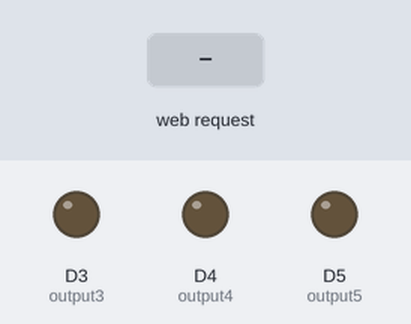
Recording of a sketch running on a simulated ESP8266 (NodeMCU). Parts: output pins drawn as LEDs (lit = HIGH). The test bench sets the inputs (shaded band). WiFi joins after 1.5 s; servers stay silent unless stated; what the sketch prints to the serial monitor is not drawn.

Above: at 2.7 s.
2.8 s: HTTP request GET /3/on/4/on/5/on received
At 3.6 s:
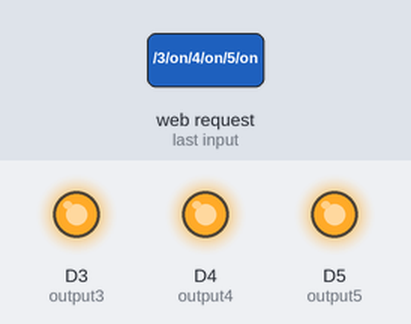
4.3 s: HTTP request GET /3/off/4/on/5/on received
At 4.7 s:
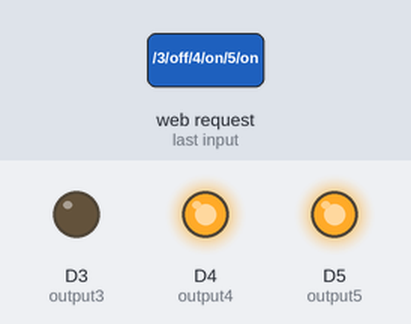
5.8 s: HTTP request GET /3/on/4/off/5/on received
At 7.0 s:
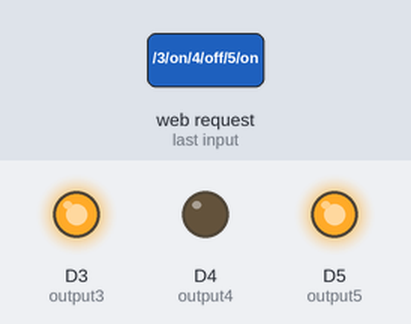
7.3 s: HTTP request GET /3/on/4/on/5/off received
At 8.2 s:
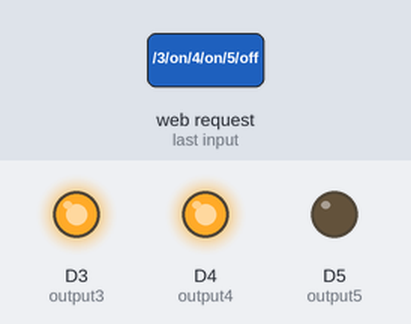
8.8 s: HTTP request GET /3/off/4/off/5/on received
At 9.3 s:
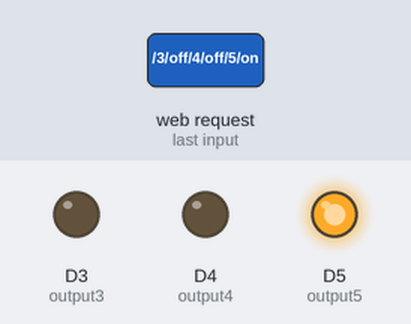
10.3 s: HTTP request GET /3/off/4/on/5/off received
At 11.7 s:
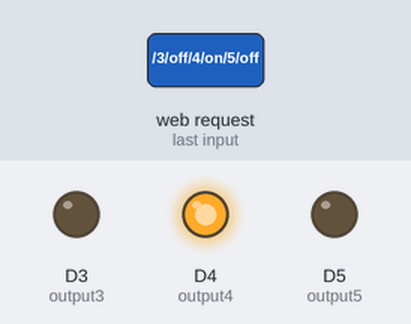
Timing chart, 0 to 12.8 s (numbered marks = the images above; inputs shaded):
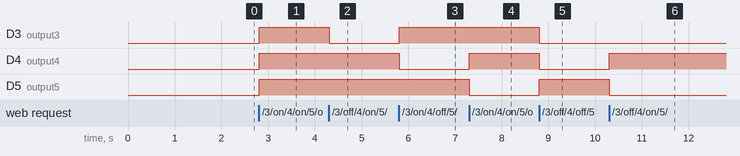

Measured:
- after the input at 2.8 s, D3 (output3), D4 (output4), D5 (output5): LOW → HIGH at once
- after the input at 4.3 s, D3 (output3): HIGH → LOW at once
- after the input at 5.8 s, D3 (output3): LOW → HIGH at once; D4 (output4): HIGH → LOW at once
- after the input at 7.3 s, D4 (output4): LOW → HIGH at once; D5 (output5): HIGH → LOW at once
- after the input at 8.8 s, D3 (output3), D4 (output4): HIGH → LOW at once; D5 (output5): LOW → HIGH at once
- after the input at 10.3 s, D4 (output4): LOW → HIGH at once; D5 (output5): HIGH → LOW at once

The sketch:

controller.ino
```cpp
#include <ESP8266WiFi.h>

// di bagian ini menconnectkan ke jaringan
const char* ssid     = "Students_2021";
const char* password = "mahasiswa";

// untuk port server dan kita menggunakan port server  80
WiFiServer server(80);

// unutk menyimpan permintaan server http
String header;

// variabel bantuan utk menyimpan status keluaran saat ini
String output3State = "off";
String output4State = "off";
String output5State = "off";

// untuk pin inputan
const int output3 = D3;
const int output4 = D4;
const int output5 = D5;

void setup() {
  Serial.begin(115200);
  // unutk keluaran
  pinMode(output3, OUTPUT);
  pinMode(output4, OUTPUT);
  pinMode(output5, OUTPUT);

  // membuat hasil output LOW
  digitalWrite(output3, LOW);
  digitalWrite(output4, LOW);
  digitalWrite(output5, LOW);


  // terhubung ke wifi dengan ssdi dan pass
  Serial.print("Connecting to ");
  Serial.println(ssid);
  WiFi.begin(ssid, password);
  while (WiFi.status() != WL_CONNECTED) {
    delay(500);
    Serial.print(".");
  }
  // membuat alamat local dan mulai web server
  Serial.println("");
  Serial.println("WiFi connected.");
  Serial.println("IP address: ");
  Serial.println(WiFi.localIP());
  server.begin();
}

void loop(){
  WiFiClient client = server.available();   // melihat client yg masuk

  if (client) {                             // jika client yg terhubung,
    Serial.println("New Client.");          // cetak pesan di port serial
    String currentLine = "";                // membuat String untuk menyimpan data yang masuk dari klien
    while (client.connected()) {            // loop sementara klien terhubung
      if (client.available()) {             // jika ada byte untuk dibaca dari klien,
        char c = client.read();             // baca byte, lalu
        Serial.write(c);                    // cetaklah monitor serialnya
        header += c;
        if (c == '\n') {                    // jika byte adalah karakter baris baru
           // jika baris saat ini kosong, Anda mendapat dua karakter baris baru berturut-turut.
           // itulah akhir dari permintaan HTTP klien, jadi kirim respons:
           if (currentLine.length () == 0) {
             // Header HTTP selalu dimulai dengan kode respons (mis. HTTP / 1.1 200 OK)
             // dan tipe konten agar klien tahu apa yang akan terjadi, kemudian baris kosong:
            client.println("HTTP/1.1 200 OK");
            client.println("Content-type:text/html");
            client.println("Connection: close");
            client.println();

            // menyalakan dan mematikan GPIO
            if (header.indexOf("GET /3/on/4/on/5/on") >= 0) { //1
//              Serial.println("GPIO 3 on");
              output3State = "on";
              output4State = "on";
              output5State = "on";

              digitalWrite(output3, HIGH);
              digitalWrite(output4, HIGH);
              digitalWrite(output5, HIGH);

            }
            else if (header.indexOf("GET /3/off/4/on/5/on") >= 0) { //2
              output3State = "off";
              output4State = "on";
              output5State = "off";
              digitalWrite(output3, LOW);
              digitalWrite(output4, HIGH);
              digitalWrite(output5, HIGH);
            Serial.println("MATIIIIIIIIII");
            } else if (header.indexOf("GET /3/on/4/off/5/on") >= 0) {//3
              output3State = "on";
              output4State = "off";
              output5State = "on";
              digitalWrite(output3, HIGH);
              digitalWrite(output4, LOW);
              digitalWrite(output5, HIGH);
            } else if (header.indexOf("GET /3/on/4/on/5/off") >= 0) { //4
              output3State = "on";
              output4State = "on";
              output5State = "off";
              digitalWrite(output3, HIGH);
              digitalWrite(output4, HIGH);
              digitalWrite(output5, LOW);
            } else if (header.indexOf("GET /3/off/4/off/5/off") >= 0) { //5
              output3State = "off";
              output4State = "off";
              output5State = "off";
              digitalWrite(output3, LOW);
              digitalWrite(output4, LOW);
              digitalWrite(output5, LOW);
            } else if (header.indexOf("GET /3/off/4/off/5/on") >= 0) { //6
              output3State = "off";
              output4State = "off";
              output5State = "on";
              digitalWrite(output3, LOW);
              digitalWrite(output4, LOW);
              digitalWrite(output5, HIGH);
            } else if (header.indexOf("GET /3/off/4/on/5/off") >= 0) {//7
              output3State = "off";
              output4State = "on";
              output5State = "off";
              digitalWrite(output3, LOW);
              digitalWrite(output4, HIGH);
              digitalWrite(output5, LOW);
            } else if (header.indexOf("GET /3/on/4/off/5/off") >= 0) {//8
              output3State = "on";
              output4State = "off";
              output5State = "off";
              digitalWrite(output3, HIGH);
              digitalWrite(output4, LOW);
              digitalWrite(output5, LOW);
            } else if (header.indexOf("GET /3/on/4/off") >= 0) {//8
              output3State = "on";
              output4State = "off";
//              output5State = "off";
              digitalWrite(output3, HIGH);
              digitalWrite(output4, LOW);
//              digitalWrite(output5, LOW);
            }else if (header.indexOf("GET /3/off/4/off") >= 0) {//8
              output3State = "off";
              output4State = "off";
//              output5State = "off";
              digitalWrite(output3, LOW);
              digitalWrite(output4, LOW);
//              digitalWrite(output5, LOW);
            }else if (header.indexOf("GET /3/on/4/on") >= 0) {//8
              output3State = "off";
              output4State = "off";
//              output5State = "off";
              digitalWrite(output3, HIGH);
              digitalWrite(output4, HIGH);
//              digitalWrite(output5, LOW);
            }else if (header.indexOf("GET /3/off/4/on") >= 0) {//8
              output3State = "off";
              output4State = "off";
//              output5State = "off";
              digitalWrite(output3, LOW);
              digitalWrite(output4, HIGH);
//              digitalWrite(output5, LOW);
            }

//            else if (header.indexOf("GET /5/on") >= 0) {
//              Serial.println("GPIO 5 on");
//              output5State = "on";
//              digitalWrite(output5, HIGH);
//            } else if (header.indexOf("GET /5/off") >= 0) {
//              Serial.println("GPIO 5 off");
//              output5State = "off";
//              digitalWrite(output5, LOW);
//            }

            // Tampilkan halaman web HTML
            client.println("<!DOCTYPE html><html>");
            client.println("<head><meta name=\"viewport\" content=\"width=device-width, initial-scale=1\">");
            client.println("<link rel=\"icon\" href=\"data:,\">");
            // CSS untuk menata tombol on / off
             // Jangan ragu untuk mengubah warna latar dan atribut ukuran font agar sesuai dengan preferensi Anda
            client.println("<style>html { font-family: Helvetica; display: inline-block; margin: 0px auto; text-align: center;}");
            client.println(".button { background-color: #195B6A; border: none; color: white; padding: 16px 40px;");
            client.println("text-decoration: none; font-size: 30px; margin: 2px; cursor: pointer;}");
            client.println(".button2 {background-color: #77878A;}</style></head>");

            // Tajuk Halaman Web
            client.println("<body><h1>TA Kelompok 2</h1>");

            // Tampilkan status saat ini, dan tombol ON / OFF untuk Pin 3
            client.println("<p>GPIO 3 - State " + output3State + "</p>");
            // Jika output3 State mati, ini akan menampilkan tombol ON
            if (output3State=="off") {
              client.println("<p><a href=\"/3/on\"><button class=\"button\">ON</button></a></p>");
            } else {
              client.println("<p><a href=\"/3/off\"><button class=\"button button2\">OFF</button></a></p>");
            }

            // Tampilkan status saat ini, dan tombol ON / OFF untuk Pin 4
            client.println("<p>GPIO 4 - State " + output4State + "</p>");
            // Jika output4 State mati, ini akan menampilkan tombol ON
            if (output4State=="off") {
              client.println("<p><a href=\"/4/on\"><button class=\"button\">ON</button></a></p>");
            } else {
              client.println("<p><a href=\"/4/off\"><button class=\"button button2\">OFF</button></a></p>");
            }

            // Tampilkan status saat ini, dan tombol ON / OFF untuk Pin 5
            client.println("<p>GPIO 5 - State " + output5State + "</p>");
            // Jika output5 State mati, ini akan menampilkan tombol ON
            if (output5State=="off") {
              client.println("<p><a href=\"/5/on\"><button class=\"button\">ON</button></a></p>");
            } else {
              client.println("<p><a href=\"/5/off\"><button class=\"button button2\">OFF</button></a></p>");
            }


            client.println("</body></html>");

            // Respons HTTP berakhir dengan baris kosong lain
            client.println();
            // Keluar dari loop sementara
            break;
          } else { // jika Anda mendapat baris baru, maka bersihkan currentLine
            currentLine = "";
          }
        } else if (c != '\r') {  // jika Anda mendapatkan hal lain selain karakter carriage return,
           currentLine += c; // tambahkan ke akhir currentLine
        }
      }
    }
    // Bersihkan variabel tajuk
    header = "";
    // tutup koneksi
    client.stop();
    Serial.println("Client disconnected.");
    Serial.println("");
  }
}
```

asdasdasdasd.c
```cpp
#include <ESP8266WiFi.h>
#include <ESP8266HTTPClient.h>
#include <WiFiClient.h>

const char* ssid = "ITD.students";
const char* password = "opensesame";
const char* serverName = "http://192.168.56.1/rest-api/items/read";
unsigned long lastTime = 0;
unsigned long timerDelay = 5000;

void setup() {
  Serial.begin(115200);

  WiFi.begin(ssid, password);
  Serial.println("Connecting");
  while(WiFi.status() != WL_CONNECTED) {
    delay(500);
    Serial.print(".");
  }
  Serial.println("");
  Serial.print("Connected to WiFi network with IP Address: ");
  Serial.println(WiFi.localIP());

  Serial.println("Timer set to 5 seconds (timerDelay variable), it will take 5 seconds before publishing the first reading.");
}

void loop() {
  if ((millis() - lastTime) > timerDelay) {


   if(WiFi.status()== WL_CONNECTED){
      HTTPClient http;
      http.begin(serverName);
      http.addHeader("Content-Type", "application/x-www-form-urlencoded");

      // If you need an HTTP request with a content type: application/json, use the following:
      http.addHeader("Content-Type", "application/json");
      int httpResponseCode = http.POST("{\"api_key\":\"tPmAT5Ab3j7F9\",\"sensor\":[1,2,3]}");

      // If you need an HTTP request with a content type: text/plain
      //http.addHeader("Content-Type", "text/plain");
      //int httpResponseCode = http.POST("Hello, World!");

      Serial.print("HTTP Response code: ");
      Serial.println(httpResponseCode);
      http.end();
    }
    else {
      Serial.println("WiFi Disconnected");
    }
    lastTime = millis();
  }
}
```
